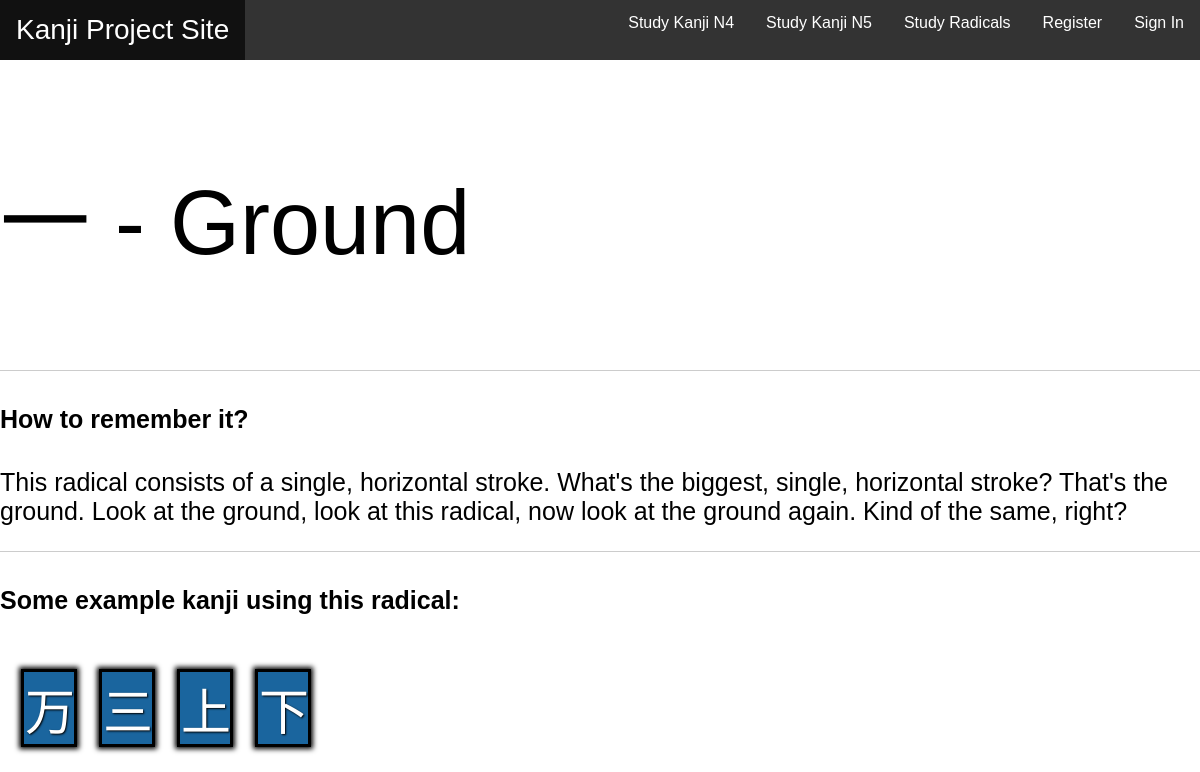
The page /radical/1/ on the database its author committed.
### kanji/models.py (models this page shows, shortened)
class radicals(models.Model):
    radical = models.CharField(max_length=20, default ="")
    radical_name = models.CharField(max_length=25, default="")
    description = models.TextField()

class grammarParticle(models.Model):
    hiragana = models.CharField(max_length=200)
    story = models.TextField(default="")
    example_words = models.TextField(default="")
    translation = models.TextField(default="")
    radical = models.CharField(max_length=50, default="")

### kanji/views.py (the view)
# urls.py: path('radical/<int:radical_id>/', views.radical_info),
def radical_info(request,radical_id):
    radical_info = radicals.objects.get(id=radical_id)
    kanji_associated = grammarParticle.objects.filter(radical=radical_info.radical)
    context = {"radical_info":radical_info, "kanji_associated":kanji_associated}
    return render(request, "kanji/radical_info.html", context)

### kanji/templates/kanji/radical_info.html (shortened to what this page needs)
{% extends 'base.html' %}
{% load static %}
{% block content %}
<p class="hiragana">{{radical_info.radical}} - {{radical_info.radical_name}}</p>
<hr/>
<div class="story">
  <h4> How to remember it? </h4>
<p class="story_kanji">{{radical_info.description}}</p></div>
<hr/>
<div class="example">
  <h4> Some example kanji using this radical: </h4>
  {%for kanji in kanji_associated%}
  <div class="box">
    <p class="item"><a  class="font_link"href="/{{kanji.id}}/">{{kanji.hiragana}}</a></p></div>
    {%endfor%}
{% endblock %}

### kanji/static/kanji/style.css (style rules this page uses)
body { background-color: #FFFFFF; margin:0; padding: 0; }
h4 { font-family: sans-serif; font-size:25px; }
.item { display:inline; color:#181818; font-size:50px; margin-left:2%; }
a { text-decoration: none; color:#181818; }
.box { display:inline-block; margin-left:2%; margin-top:2%; outline-style: solid; background-color:#1A659E; box-shadow: 0px 0px 5px 5px #000000; text-shadow: 1px 1px 2px #000000 }
.hiragana { font-size:90px; font-family:sans-serif; }
.story_kanji { font-size:25px; font-family:sans-serif; }
hr { display: block; height: 1px; border: 0; border-top: 1px solid #ccc; margin: 1em 0; padding: 0; }
.font_link { color:white; }

### rows shown on the page
radicals: radical "一", radical_name "Ground", description "This radical consists of a single, horizontal stroke. What's the biggest, single, horizontal stroke? That's the ground. Look at the ground, look at this radical, now look at the ground again. Kind of the same, right?"
grammarParticle: hiragana "万"
grammarParticle: hiragana "三"
grammarParticle: hiragana "上"
grammarParticle: hiragana "下"
